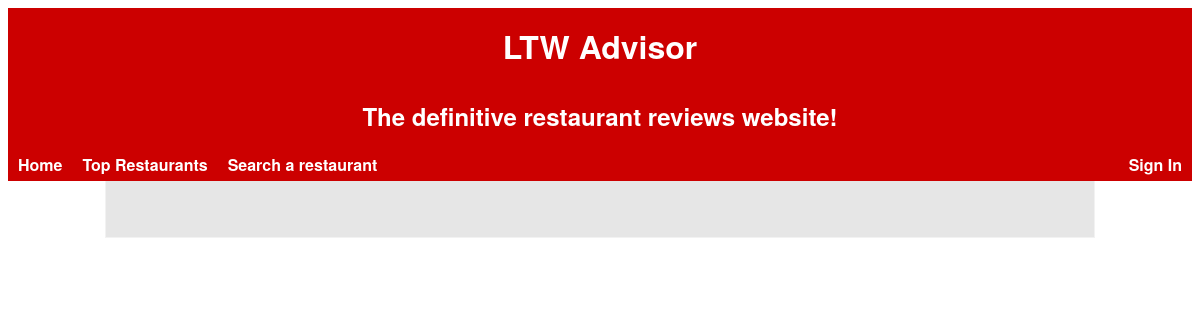
The page /pages/ on the database as committed earlier.
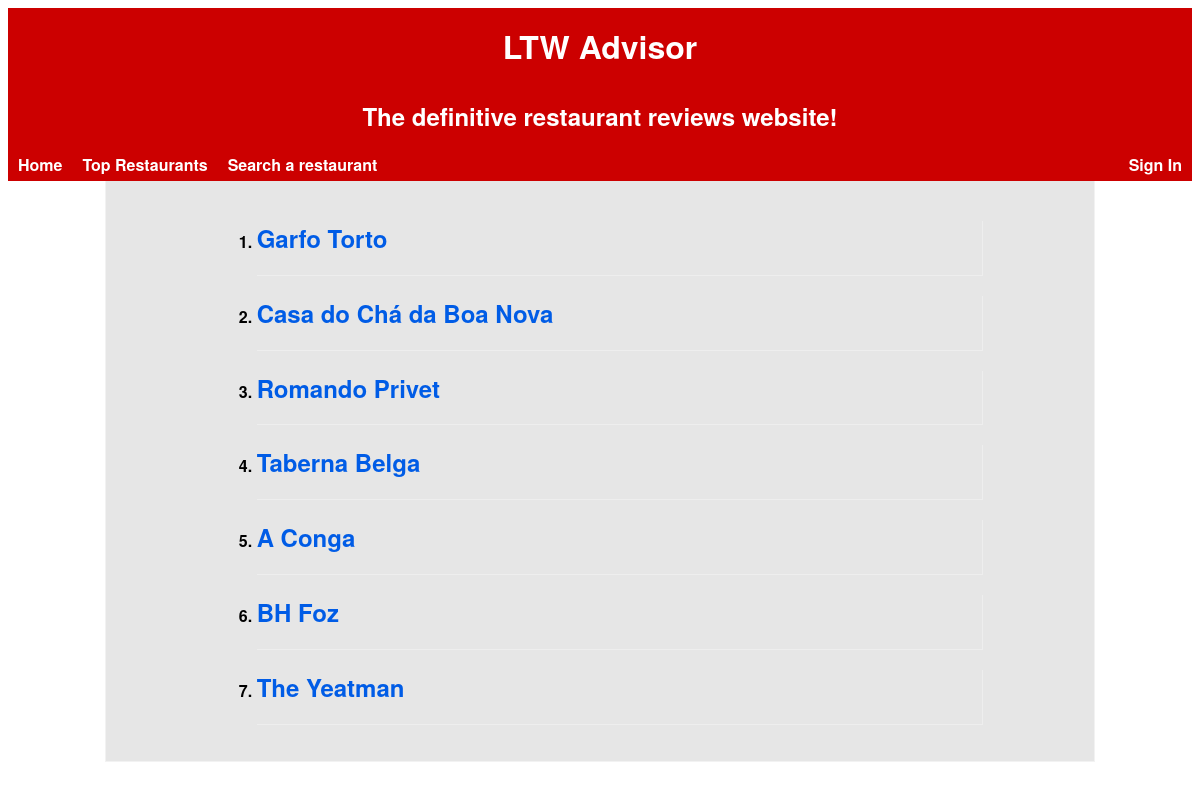
The same page on the database as committed later.
### tables this page shows
CREATE TABLE Restaurant(
    idRestaurant        INTEGER PRIMARY KEY AUTOINCREMENT,
    name                STRING NOT NULL,
    description         STRING NOT NULL,
    score               FLOAT,

    idOwner             INTEGER REFERENCES User(idUser),
    idRestaurantInfo    INTEGER REFERENCES RestaurantInfo(idRestaurantInfo)
);

### pages/index.php (called while the page is built, shortened)
<?php
    include_once('../database/connection.php');
    include_once('../database/db_restaurants.php');
    try {
        $restaurants = getNewestRestaurants();
    } catch(PDOException $e) {
        die($e->getMessage());
    }
    include_once('../templates/header.php');
    include_once('../templates/restaurants.php');
?>

### database/db_restaurants.php (called while the page is built, shortened)
<?php
    function getNewestRestaurants() {
        global $db;
        $stmt = $db->prepare('SELECT * FROM Restaurant ORDER BY idRestaurant DESC LIMIT 10');
        $stmt->execute();
        return $stmt->fetchAll();
    }
?>

### templates/restaurants.php (the view, shortened to what this page needs)
<section id="restaurants">
	<ol>
    <?php foreach($restaurants as $restaurant) { ?>
    <article>
        <li> <a href="../templates/restaurant.php?idRestaurant=<?=$restaurant['idRestaurant']?>"><h2><?= $restaurant['name'] ?></h2></a> </li>
    </article>
    <?php } ?>
</section>

Rows that differ between the two databases and show on the page:
added restaurant: name "Garfo Torto"
added restaurant: name "Casa do Chá da Boa Nova"
added restaurant: name "Romando Privet"
added restaurant: name "Taberna Belga"
added restaurant: name "A Conga"
added restaurant: name "BH Foz"
added restaurant: name "The Yeatman"
